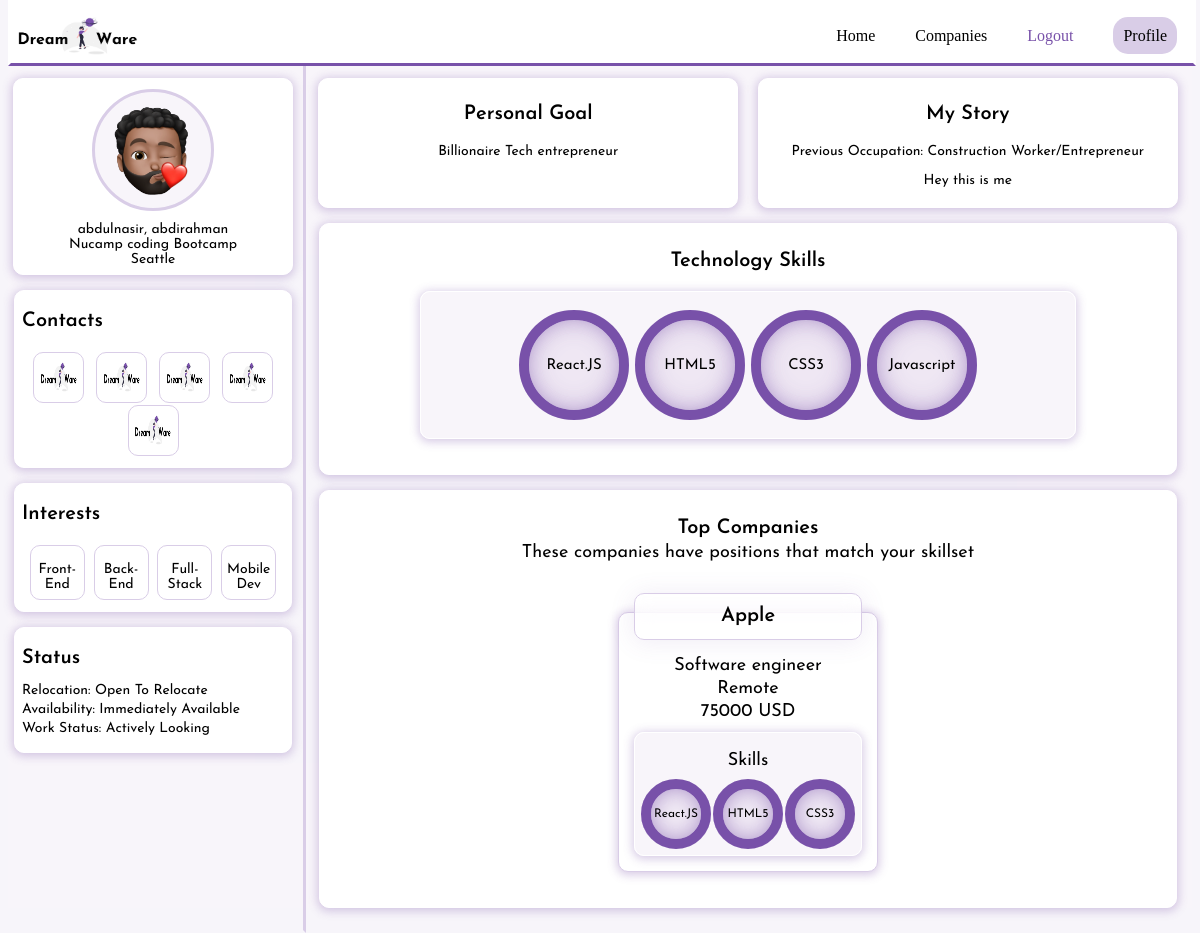
Screenshot of /memberDashboard/ (signed in) with the database file from the repository.
### dashboard/models.py (models this page shows, shortened)
class CustomUser(AbstractBaseUser, PermissionsMixin):
    def validate_email(value):
        valid_emails = [
            '@gmail.com',
            '@outlook.com',
            '@yahoo.com',
            '@protonmail.com',
            '@aol.com',
            '@icloud.com',
        ]
        for x in valid_emails:
            if x in value:
                return value
            else:
                raise ValidationError("Email Field only accepts gmail, outlook, yahoo, aol and icloud addressees.")
    username = None
    email = models.EmailField(blank = False, unique = True, validators=[validate_email])
    first_name = models.CharField(blank = False,max_length=50)
    last_name = models.CharField(blank = False,max_length=50)
    is_admin = models.BooleanField(default = False)
    is_staff = models.BooleanField(default=False)
    is_active = models.BooleanField(default=True)
    is_company = models.BooleanField(blank=False,default=False)#Monitors companies active on platform
    date_joined = models.DateTimeField(default=timezone.now)
    USERNAME_FIELD = 'email'
    REQUIRED_FIELDS = ['first_name','last_name']
    objects = CustomUserManager()

class Member(models.Model):
    INTERESTS = (
        ('FE', 'Front-End'),
        ('BE', 'Back-End'),
        ('FS', 'Full-Stack'),
        ('MD', 'Mobile Dev'),
        ('DO', 'Dev-Ops'),
        ('CS', 'Cyber-Sec.')
    )
    WORK_STATUS = (
        ('AL', 'Actively Looking'),
        ('AC', 'Just Curious'),
        ('HE', 'Happily Employed')
    )
    WORK_AVAILABILITY = (
        ('IA', 'Immediately Available'),
        ('AW', 'About 2 Weeks'),
        ('MT', 'Moving Target')
    )
    RELOCATION_STATUS = (
        ('OK', 'Open To Relocate'),
        ('NO', 'No Relocation')
    )
    user = models.OneToOneField(CustomUser, on_delete=models.CASCADE)
    email = models.EmailField()
    picture = models.ImageField(default="defaultuser.png",upload_to="profile_images") #upload to images folder in database
    location = models.CharField(max_length=100)
    personal_goal = models.TextField(max_length=500)
    personal_story = models.TextField(max_length=500)
    education = models.CharField(max_length=100)
    linkedin = models.URLField()
    github = models.URLField()
    portfolio = models.URLField()
    interests = MultiSelectField(choices=INTERESTS)
    previous_occupation = models.CharField(max_length=100)
    availability = models.CharField(max_length=2, choices=WORK_AVAILABILITY)
    workstatus = models.CharField(max_length=2, choices=WORK_STATUS)
    relocation = models.CharField(max_length=2, choices=RELOCATION_STATUS)
    skills = models.ManyToManyField(TechSkills,related_name="CustomUsers")
    def interests_list(self):
        list = str(self.interests)
        list_ = list.split(',')
        return list_

class TechSkills(models.Model):
    name = models.CharField(max_length=65,unique=True)
    def __str__(self):
        return self.name

class Companies(models.Model):
    user = models.OneToOneField(CustomUser, on_delete=models.CASCADE)
    email = models.EmailField()
    first_name = models.CharField(blank=False,max_length=50)
    last_name = models.CharField(blank=False,max_length=50)
    company_title = models.CharField(max_length=100)
    company_name =  models.CharField(max_length=60)
    company_logo = models.ImageField(default="defaultuser.png",upload_to="company_images") #upload to images folder in database
    position_title = models.CharField(max_length=60)
    salary = models.IntegerField(null=True, blank=True)#MUST BE STARTING SALARY
    location = models.CharField(max_length=65)
    skill_one = models.CharField(max_length=100)
    skill_two = models.CharField(max_length=100)
    skill_three = models.CharField(max_length=100)
    '''class Meta:
        permissions = [
            ("is_company", "Is a company"),
        ]'''

### dashboard/views.py (the view)
# urls.py: path('memberDashboard/', views.memberDashboard, name='memberDashboard'),
@login_required(login_url='/login/')
def memberDashboard(request):
    users = Member.objects.filter(user=request.user)
    skills = list(request.user.member.skills.all())
    companies = Companies.objects.filter(#If Company MODEL skill_one contains ANYTHING user has
        Q(skill_one__in = skills) |
        Q(skill_two__in = skills) |
        Q(skill_three__in = skills)
    )
    return render(request, 'memberDashboard.html',{'users': users, 'companies':companies}) #{'members' : members ,'skills': skills})

### templates/memberDashboard.html (shortened to what this page needs)
<!DOCTYPE html>
<html lang="en" class="dashboard">
    <head>
        {% load static %}
        <link rel="stylesheet" href="{% static 'style.css' %}">
    </head>
    <body>
        <main class="dashboard" >
            <section>
                <section class="dashboard-lCol">
                    <section class="profileSection">
                        <img class="profileImg"src="/media/{{user.member.picture}}"  width="100px" height="100px">
                        <section class="profileText">
                            <p class="dashboard-text">{{user.first_name}}, {{user.last_name}}</p>
                            <p class="dashboard-text">{{user.member.education}}</p>
                            <p class="dashboard-text">{{user.member.location}}</p>
                        </section>
                    </section>
                    <section class="contactSection">
                        <p class="dashboard-title">Contacts</p>
                        <section class="contactLinks">
                            <div class="contactCards">
                                <a href="mailto:{{user.member.email}}" aria-label="Member's Email"><img src="/static/images/dreamwareLogo.png" height="40px" width="40px"></a>
                            </div>
                            <div class="contactCards">
                                <a href="{{user.member.linkedin}}" target="blank" aria-label="Member's LinkedIn"><img src="/static/images/dreamwareLogo.png" height="40px" width="40px"></a>
                            </div>
                            <div class="contactCards">
                                <a href="{{user.member.github}}" target="blank" aria-label="Member's Github"><img src="/static/images/dreamwareLogo.png" height="40px" width="40px"></a>
                            </div>
                            <div class="contactCards">
                                <a href="{{user.member.portfolio}}" target="blank" aria-label="Member's Portfolio"><img src="/static/images/dreamwareLogo.png" height="40px" width="40px"></a>
                            </div>
                            <div class="contactCards">
                                <a href="{{user.member.portfolio}}" target="blank" aria-label="Member's Resume"><img src="/static/images/dreamwareLogo.png" height="40px" width="40px"></a>
                            </div>
                        </section>
                    </section>
                    <section class="interestsSection">
                        <p class="dashboard-title">Interests</p>
                        <section class="interestsContainer">
                            {% if user.member.interests %}
                                {% for x in user.member.interests_list %}
                                    <div class="interestsCards">
                                        <p class="dashboard-text">{{x}}</p>
                                    </div>
                                {% endfor %}
                            {% else %}
                                <p class="dashboard-text">PRETTY Cards will appear once you add your interests!</p>
                            {% endif %}
                        </section>
                    </section>
                    <section class="statusSection">
                        <p class="dashboard-title">Status</p>
                        <section class="statusContainer">
                            <p class="dashboard-text">Relocation: {{user.member.get_relocation_display}}</p>
                            <p class="dashboard-text">Availability: {{user.member.get_availability_display}}</p>
                            <p class="dashboard-text">Work Status: {{user.member.get_workstatus_display}}</p>
                        </section>
                    </section>
                </section>
                <section class="dashboard-rCol">
                    <section class="personalSection">
                        <section class="rowOne-lCol">
                            <p class="dashboard-title">Personal Goal</p>
                            <p class="dashboard-text"> {{user.member.personal_goal}}</p>
                        </section>
                        <section class="rowOne-rCol">
                            <p class="dashboard-title">My Story</p>
                            <p class="dashboard-text"> Previous Occupation: {{user.member.previous_occupation}}</p>
                            <p class="dashboard-text"> {{user.member.personal_story}}</p>
                        </section>
                    </section>
                    <section class="skillsSection">
                        <p class="dashboard-title">Technology Skills</p>
                        <section class="techskills">
                            {% if user.member.skills.all %}
                                {% for skill in user.member.skills.all %}
                                    <div class="skill-circle">
                                        <svg>
                                            <circle cx="50" cy="50" r="50"></circle>
                                            <circle cx="50" cy="50" r="50"></circle>
                                        </svg>
                                        <div class="text">
                                            {{skill}}
                                        </div>
                                    </div>
                                {% endfor %}
                            {% else %}
                                <p>This is where your skills will be listed once you add them.</p>
                            {% endif %}
                        </section>
                    </section>
                    <section class="companiesSection">
                        <p class="dashboard-title">Top Companies</p>
                        <section class="companySubtitle">
                            {% if companies %}
                                <p>These companies have positions that match your skillset</p>
                            {% else %}
                                <p>This is where companies you match with will be listed once you add your skills.</p>
                            {% endif %}
                        </section>
                        <section class="companyCards">
                            {% if companies %}
                                {% for company in companies %}
                                    <section class="cards">
                                        <section class="infoSection">
                                            <div class="companyTitle">
                                                <p class="title"> {{company.company_name}}</p>
                                            </div>
                                            <p> {{company.position_title}}</p>
                                            <p>{{company.location}}</p>
                                            {% if company.salary == none %}
                                                <p>Salary Not Disclosed</p>
                                            {% else %}
                                                <p>{{company.salary}} USD</p>
                                            {% endif %}
                                        </section>
                                        <section class="skills">
                                            <p>Skills</p>
                                            <section class="skills-container">
                                                <div class="skill-circle">
                                                    <svg>
                                                        <circle cx="30" cy="30" r="30"></circle>
                                                        <circle cx="30" cy="30" r="30"></circle>
                                                    </svg>
                                                    <div class="text">{{company.skill_one}}</div>
                                                </div>
                                                <div class="skill-circle">
                                                    <svg>
                                                        <circle cx="30" cy="30" r="30"></circle>
                                                        <circle cx="30" cy="30" r="30"></circle>
                                                    </svg>
                                                    <div class="text">{{company.skill_two}}</div>
                                                </div>
                                                <div class="skill-circle">
                                                    <svg>
                                                        <circle cx="30" cy="30" r="30"></circle>
                                                        <circle cx="30" cy="30" r="30"></circle>
                                                    </svg>
                                                    <div class="text">{{company.skill_three}}</div>
                                                </div>
                                            </section>
                                        </section>
                                    </section>
                                {% endfor %}
                            {% endif %}
                        </section>
                    </section>
                </section>
            </section>
        </main>
    </body>
</html>

### rows the page displays
CustomUser: member.picture (picture), first_name "abdulnasir", last_name "abdirahman", member.education "Nucamp coding Bootcamp", member.location "Seattle", member.relocation "Open To Relocate", member.availability "Immediately Available", member.workstatus "Actively Looking", member.personal_goal "Billionaire Tech entrepreneur", member.previous_occupation "Construction Worker/Entrepreneur", member.personal_story "Hey this is me"
TechSkills: name "React.JS"
TechSkills: name "HTML5"
TechSkills: name "CSS3"
TechSkills: name "Javascript"
Companies: company_name "Apple", position_title "Software engineer", location "Remote", salary "75000", skill_one "React.JS", skill_two "HTML5", skill_three "CSS3"

### other values shown
{{ x }} "Front-End" "Back-End" "Full-Stack" "Mobile Dev"
